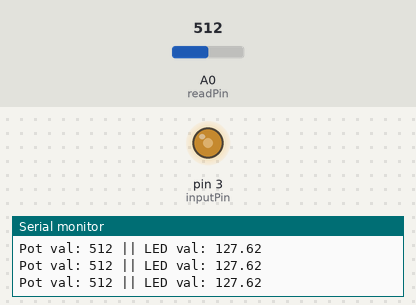
Bench run of a sketch on a simulated Arduino Uno, built with avr-gcc and run on an emulated ATmega328P. Shown: output pins drawn as LEDs (lit = HIGH), the last lines printed to the serial monitor. The inputs (shaded band) are chosen by the test bench; at power-on: A0 (readPin) = 512.

Above: at 1.2 s.
1.3 s: A0 (readPin) set to 409
At 1.8 s:
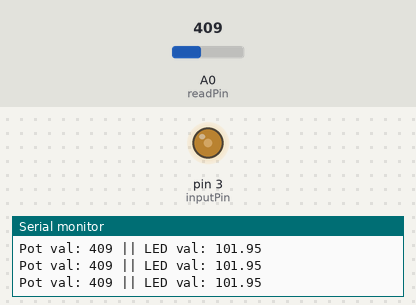
4.3 s: A0 (readPin) set to 393
At 5.1 s:
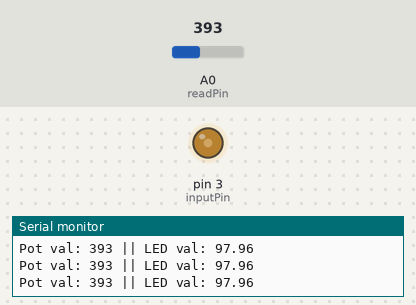
7.3 s: A0 (readPin) set to 716
At 8.5 s:
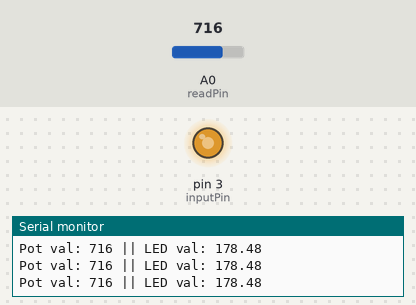
8.8 s: A0 (readPin) set to 122
At 9.6 s:
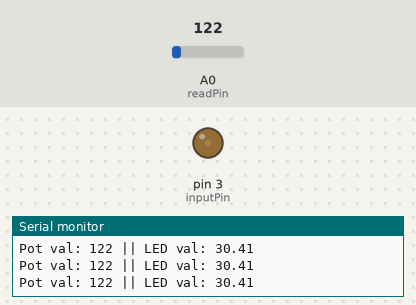
10.3 s: A0 (readPin) set to 43
At 11.3 s:
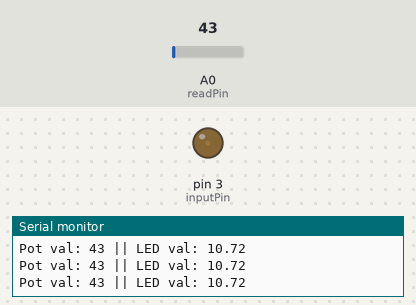
11.8 s: A0 (readPin) set to 38
At 12.3 s:
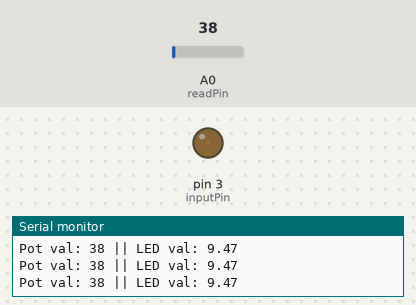
Timing chart, 0 to 14.3 s (numbered marks = the images above; inputs shaded):
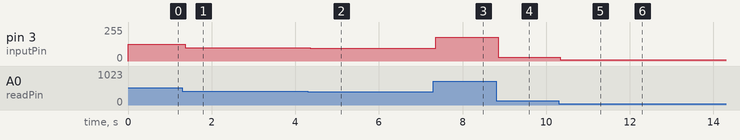

Measured:
- after the input at 1.3 s, pin 3 (inputPin): 127/255 → 101/255 after 0.06 s
- after the input at 4.3 s, pin 3 (inputPin): 101/255 → 97/255 after 0.06 s
- after the input at 7.3 s, pin 3 (inputPin): 97/255 → 178/255 after 0.06 s
- after the input at 8.8 s, pin 3 (inputPin): 178/255 → 30/255 after 0.05 s
- after the input at 10.3 s, pin 3 (inputPin): 30/255 → 10/255 at once
- after the input at 11.8 s, pin 3 (inputPin): 10/255 → 9/255 at once

The sketch:

Dimmable_LED.ino
```cpp
int inputPin = 3;
int readPin = A0;
int potVal;
float ledVal;

void setup() {
  // put your setup code here, to run once:
  pinMode(inputPin, OUTPUT);
  pinMode(readPin, INPUT);
  Serial.begin(9600);
}

void loop() {
  // put your main code here, to run repeatedly:
  potVal = analogRead(readPin);
  ledVal = (255./1023.)*potVal;

  Serial.print("Pot val: ");
  Serial.print(potVal);
  Serial.print(" || ");
  Serial.print("LED val: ");
  Serial.print(ledVal);
  Serial.print("\n");

  analogWrite(inputPin, ledVal);
}
```
